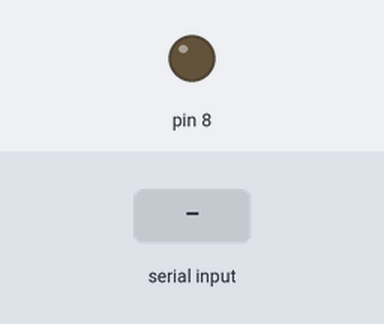
The sketch below on a simulated Arduino Uno, built with avr-gcc and run on an emulated ATmega328P. On the bench: output pins drawn as LEDs (lit = HIGH). The test bench sets the inputs (shaded band).

Above: at 1.2 s.
1.3 s: "1" received over Serial
At 2.1 s:
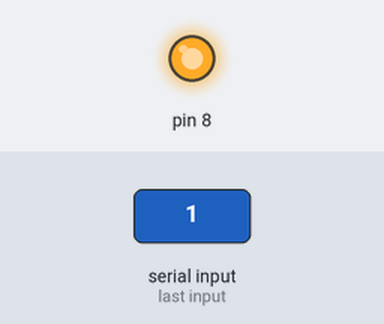
2.8 s: "0" received over Serial
At 3.2 s:
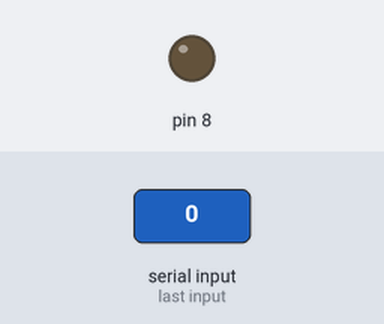
Timing chart, 0 to 5.8 s (numbered marks = the images above; inputs shaded):
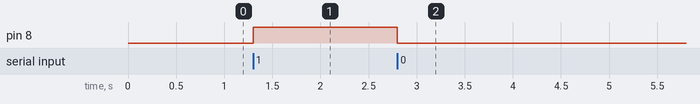

Measured:
- after the input at 1.3 s, pin 8: LOW → HIGH at once
- after the input at 2.8 s, pin 8: HIGH → LOW at once

The sketch:

prueba.ino
```cpp
void setup() {
  // put your setup code here, to run once:
  pinMode(8, OUTPUT);
  Serial.begin(9600);
}

void loop() {
  // put your main code here, to run repeatedly:
  if(Serial.available() > 0){
    int input = Serial.read();
    if(input == '1'){
      digitalWrite(8, HIGH);
    }else{
      digitalWrite(8, LOW);
    }
  }
}
```
